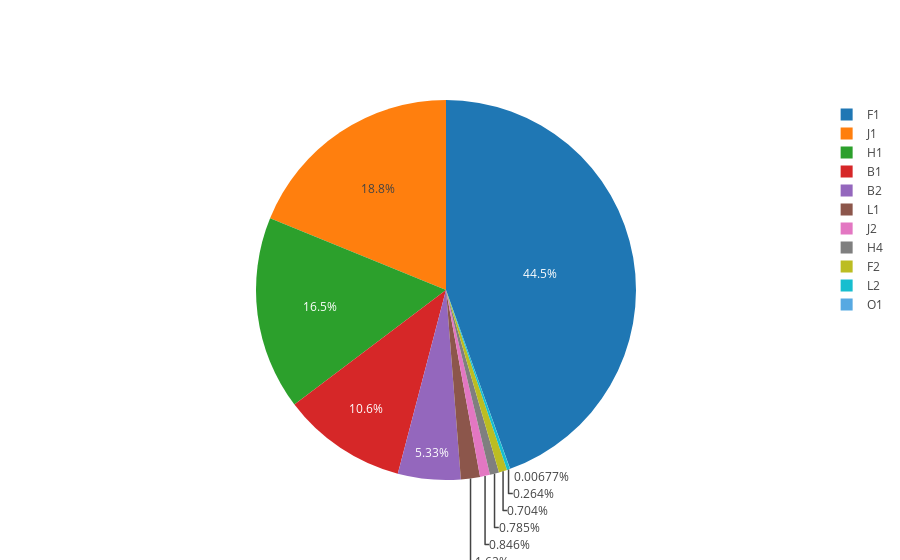
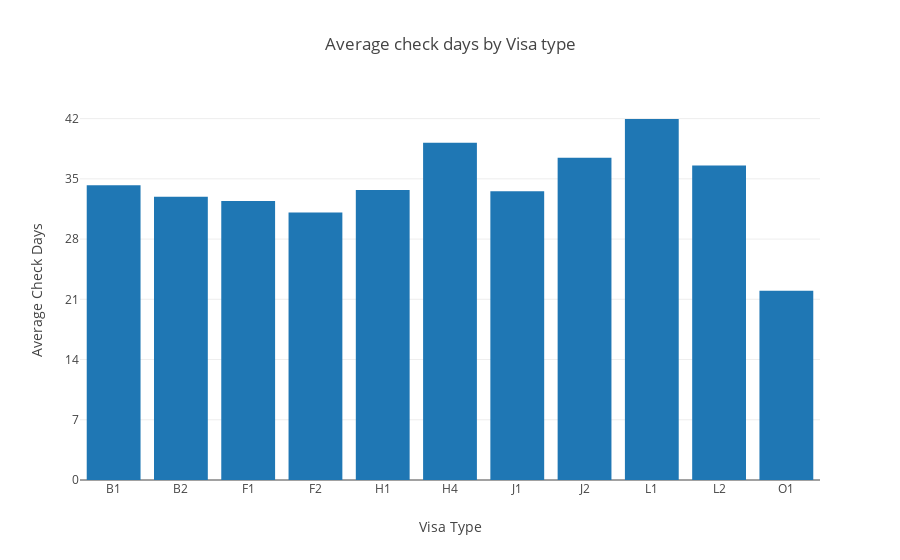

The cell these charts' notebook holds for them, in order:
### Markdown cell above
As shown above, the raw data includs a couple of fields:
- **checkDate** - When the applicant applied for visa
- **city** - Where did the application submitted
- **userID** - An unique annonymous user identifier
- **visaEntry** - Is the application new or renewal
- **visaType** - Type of visa applied
- **waitDays** - How long did it take to finally get the visa

Note that all the data here are those marked as complete.

### Code cell
# Group data by Visa Type
vt = df.groupby('VisaType')['VisaType'].count()

# Group data by wait days
wd = df.groupby('VisaType')['WaitDays'].mean()

# Summarize Data Population
#fig = tools.make_subplots(rows=1, cols=2, 
#                         subplot_titles=('Population size', 
#                                         'Average check weeks'))
# Pie chart - Population by Visa type
trace1 = go.Pie(labels=vt.index.values, values=vt.values)
py.iplot([trace1])

# Bar chart - Average check days by Visa type
trace2 = go.Bar(x=wd.index.values,
                y=wd.values)
layout = go.Layout(
    title='Average check days by Visa type',
    xaxis=dict(
        autorange=True,
        autotick=True,
        title='Visa Type'
    ),
    yaxis=dict(
        autorange=True,
        autotick=False,
        tick0=0,
        dtick=7,
        title='Average Check Days'
    )
)
fig = go.Figure(data=[trace2], layout=layout)
py.iplot(fig, show_link=False)

### Figure 1 — Plotly figure (JSON) as saved in the notebook; plotly's stock layout.template omitted (floating-point values rounded to 4 significant figures)
{"data": [{"labels": ["B1", "B2", "F1", "F2", "H1", "H4", "J1", "J2", "L1", "L2", "O1"], "type": "pie", "values": [1569, 788, 6580, 104, 2433, 116, 2784, 125, 240, 39, 1]}], "layout": {}}

### Figure 2 — Plotly figure (JSON) as saved in the notebook; plotly's stock layout.template omitted (floating-point values rounded to 4 significant figures)
{"data": [{"type": "bar", "x": ["B1", "B2", "F1", "F2", "H1", "H4", "J1", "J2", "L1", "L2", "O1"], "y": [34.26, 32.93, 32.43, 31.09, 33.7, 39.21, 33.55, 37.45, 41.95, 36.54, 22]}], "layout": {"title": "Average check days by Visa type", "xaxis": {"autorange": true, "autotick": true, "title": "Visa Type"}, "yaxis": {"autorange": true, "autotick": false, "dtick": 7, "tick0": 0, "title": "Average Check Days"}}}
